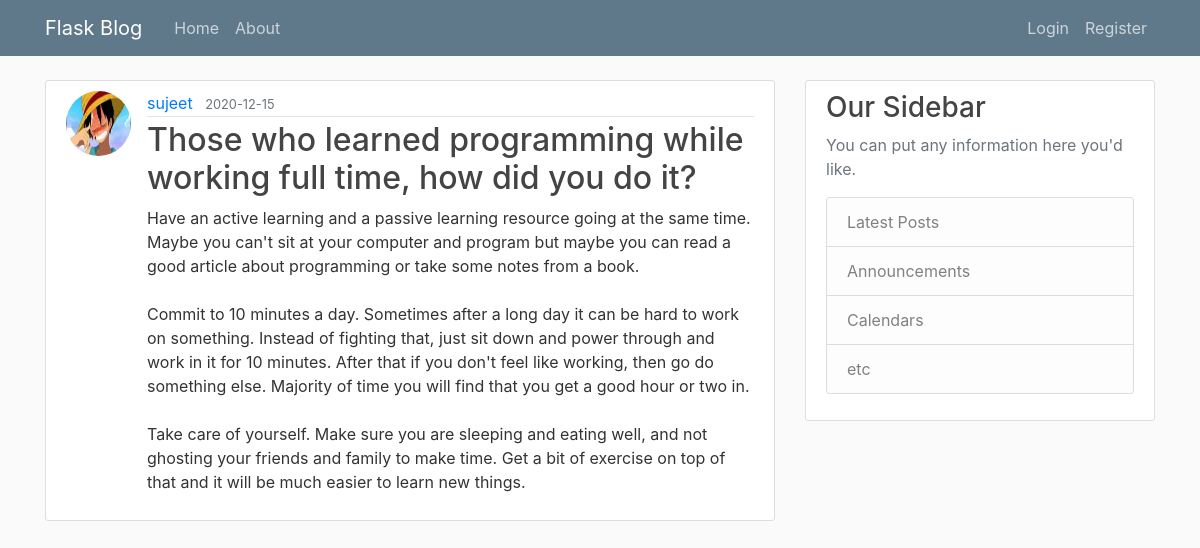
The app's page /post/4 with its own data.
### flaskblog/models.py (models this page shows, shortened)
class User(db.Model, UserMixin):
    id = db.Column(db.Integer, primary_key=True)
    username = db.Column(db.String(20), unique=True, nullable=False)
    email = db.Column(db.String(120), unique=True, nullable=False)
    image_file = db.Column(db.String(20), nullable=False, default='default.jpg')
    password = db.Column(db.String(60), nullable=False)
    posts = db.relationship('Post', backref='author', lazy=True)

class Post(db.Model):
    id = db.Column(db.Integer, primary_key=True)
    title = db.Column(db.String(100), nullable=False)
    date_posted = db.Column(db.DateTime, nullable=False, default=datetime.utcnow)
    content = db.Column(db.Text, nullable=False)
    user_id = db.Column(db.Integer, db.ForeignKey('user.id'), nullable=False)

### flaskblog/posts/routes.py (the view)
@posts.route('/post/<int:post_id>')
def post(post_id):
    post = Post.query.get_or_404(post_id)
    return render_template('post.html', title=post.title, post=post)

### flaskblog/templates/post.html (shortened to what this page needs)
{% extends "layout.html" %}
{% block content %}
<article class="media content-section">
    <img class="rounded-circle article-img"
        src="{{ url_for('static', filename='profile_pics/' + post.author.image_file) }}">
    <div class="media-body">
        <div class="article-metadata">
            <a class="mr-2" href="" {{ url_for('users.user_posts',
                username=post.author.username) }}"">{{ post.author.username
                }}</a>
            <small class="text-muted">{{ post.date_posted.strftime('%Y-%m-%d')
                }}</small>
        </div>
        <h2 class="article-title">{{ post.title }}</h2>
        <p class="article-content">{{ post.content }}</p>
    </div>
</article>
{% endblock content %}

### flaskblog/static/main.css (style rules this page uses)
body { background: #fafafa; color: #333333; margin-top: 5rem; }
h1, h2, h3, h4, h5, h6 { color: #444444; }
.content-section { background: #ffffff; padding: 10px 20px; border: 1px solid #dddddd; border-radius: 3px; margin-bottom: 20px; }
.article-title { color: #444444; }
.article-content { white-space: pre-line; }
.article-img { height: 65px; width: 65px; margin-right: 16px; }
.article-metadata { padding-bottom: 1px; margin-bottom: 4px; border-bottom: 1px solid #e3e3e3 }

### records on screen
User: image_file (picture), author.username "sujeet"
Post: date_posted "2020-12-15", title "Those who learned programming while working full time, how did you do it?", content "Have an active learning and a passive learning resource going at the same time. Maybe you can't sit at your computer and program but maybe you can read a good article about programming or take some notes from a book. Commit to 10 minutes a day. Sometimes after a long day it can be hard to work on something. Instead of fighting that, just sit down and power through and work in it for 10 minutes. After that if you don't feel like working, then go do something else. Majority of time you will find that you get a good hour or two in. Take care of yourself. Make sure you are sleeping and eating well, and not ghosting your friends and family to make time. Get a bit of exercise on top of that and…"
